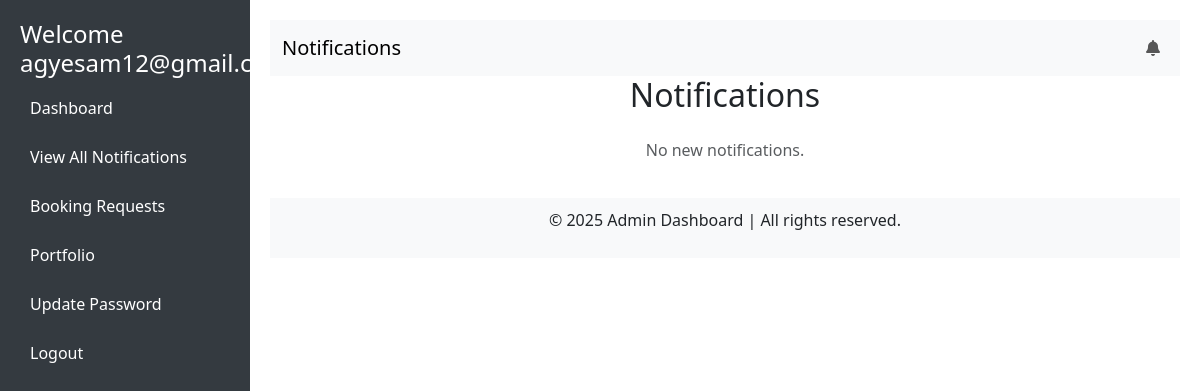
Page /DisplayNotifications/ (signed in) on the earlier database version.
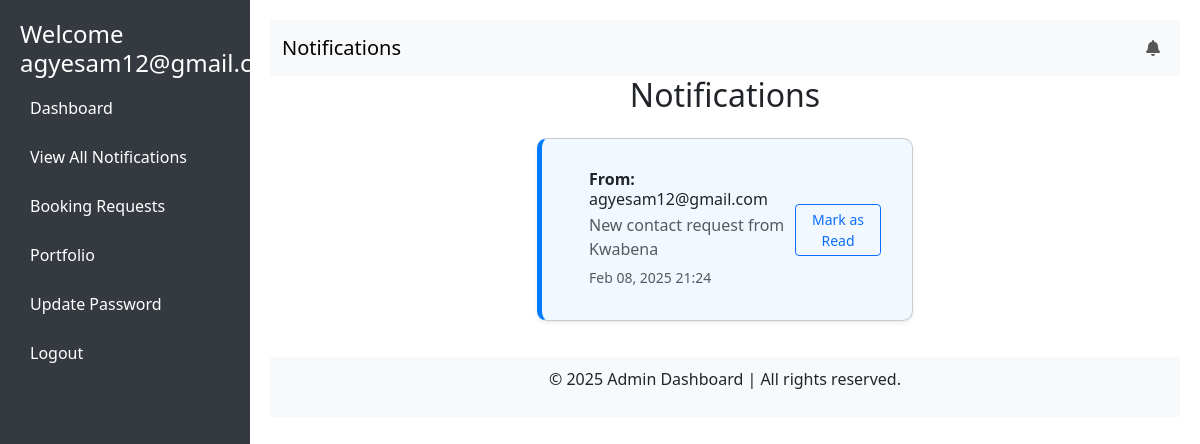
Same page on the later database version.
### paint/models.py (models this page shows, shortened)
class Notification(models.Model):
    notification_id = IntegerIDField(unique=True, editable=False, primary_key=True)
    user = models.ForeignKey(User, on_delete=models.CASCADE, related_name='notifications')
    message = models.TextField()
    created_at = models.DateTimeField(auto_now_add=True)
    is_read = models.BooleanField(default=False)

class User(AbstractUser):
    user_id = IntegerIDField(unique=True, editable=False, primary_key=True)
    full_name = models.CharField(max_length=60, null=True, blank=True)
    photo = ResizedImageField(size=[500, 500], default='media/user.jpg', upload_to='users/')
    phone_number = models.CharField(max_length=20, blank=False, null=True)
    address = models.CharField(max_length=255, blank=False, null=True)
    email = models.EmailField(blank=False, unique=True, null=True)
    is_user = models.BooleanField(default=False)
    is_worker = models.BooleanField(default=False)
    is_admin = models.BooleanField(default=False)
    is_verified = models.BooleanField(default=False)
    bio = CKEditor5Field(config_name='extends', max_length=200, blank=True, default="Hi there,...")
    otp = models.CharField(max_length=4, blank=True, null=True)
    USERNAME_FIELD = 'email'
    REQUIRED_FIELDS = ['username']
    def __str__(self):
        return self.email

### paint/views.py (the view)
# urls.py: path('DisplayNotifications/', DisplayNotifications.as_view(), name='DisplayNotifications'),
class DisplayNotifications(LoginRequiredMixin, ListView):
    model = Notification
    template_name = 'notifications.html'
    context_object_name = 'notifications'
    def get_context_data(self, **kwargs):
        context = super().get_context_data(**kwargs)
        context['page_name'] = 'notifications'
        context['list_name'] = 'notifications'
        return context
    def get_queryset(self):
        return Notification.objects.filter(user=self.request.user,created_at__lt=timezone.now(),is_read=False).order_by('created_at')

### paint/templates/notifications.html (shortened to what this page needs)
<!DOCTYPE html>
<html lang="en">
<head>
    <link href="https://cdn.jsdelivr.net/npm/bootstrap@5.3.0/dist/css/bootstrap.min.css" rel="stylesheet">
    <link rel="stylesheet" href="https://cdnjs.cloudflare.com/ajax/libs/font-awesome/6.4.2/css/all.min.css">
</head>
<body>
    <div class="sidebar">
        <h4>Welcome {{ request.user.email }}</h4>
        <a href="{% url 'admin_dashboard' %}">Dashboard</a>
        <a href="{% url 'display_notifications' %}">View All Notifications</a>
        <a href="{% url 'booking_requests' %}">Booking Requests</a>
        <a href="{% url 'portfolio_lists' %}">Portfolio</a>
        <a href="{% url 'update_password' %}">Update Password</a>
        <a href="{% url 'signout' %}">Logout</a>
    </div>
    <div class="content">
        <nav class="navbar navbar-expand-lg navbar-light bg-light">
            <div class="container-fluid">
                <a class="navbar-brand" href="#">Notifications</a>
                <div class="collapse navbar-collapse" id="navbarNav">
                    <ul class="navbar-nav ms-auto">
                        <li class="nav-item">
                            <a class="nav-link position-relative notification-icon" href="{% url 'DisplayNotifications' %}">
                                <i class="fas fa-bell"></i>
                            </a>
                        </li>
                    </ul>
                </div>
            </div>
        </nav>
        <div class="container notifications-container">
            <h2 class="text-center notifications-title mb-4">Notifications</h2>
            <div class="row justify-content-center">
                <div class="col-lg-6 col-md-8">
                    {% for notification in notifications %}
                    <div class="notification-card card mb-3 shadow-sm {% if not notification.is_read %}unread{% else %}read{% endif %}">
                        <div class="card-body d-flex align-items-center">
                            <div class="flex-grow-1 ms-3">
                                <h6 class="mb-1"><strong>From:</strong> {{ notification.user }}</h6>
                                <p class="mb-1 text-muted">{{ notification.message }}</p>
                                <small class="text-muted">{{ notification.created_at|date:"M d, Y H:i" }}</small>
                            </div>
                            {% if not notification.is_read %}
                            <button class="btn btn-sm btn-outline-primary mark-read" data-id="{{ notification.notification_id }}">
                                Mark as Read
                            </button>
                            {% endif %}
                        </div>
                    </div>
                    {% empty %}
                    <p class="text-center text-muted">No new notifications.</p>
                    {% endfor %}
                </div>
            </div>
        </div>
        <footer>
            <p>&copy; 2025 Admin Dashboard | All rights reserved.</p>
        </footer>
    </div>
</body>
</html>

Differences in the rows shown:
added Notification: user "agyesam12@gmail.com", message "New contact request from Kwabena", created_at "Feb 08, 2025 21:24"
Other differences:
text no longer shown: "No new notifications."
